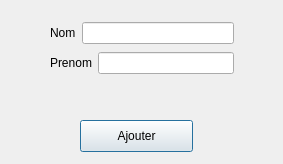
<?xml version="1.0" encoding="UTF-8"?>
<ui version="4.0">
 <class>DialogAjouterDivers</class>
 <widget class="QDialog" name="DialogAjouterDivers">
  <property name="geometry">
   <rect>
    <x>0</x>
    <y>0</y>
    <width>283</width>
    <height>164</height>
   </rect>
  </property>
  <property name="windowTitle">
   <string>Dialog</string>
  </property>
  <widget class="QPushButton" name="pushButton">
   <property name="geometry">
    <rect>
     <x>80</x>
     <y>120</y>
     <width>113</width>
     <height>32</height>
    </rect>
   </property>
   <property name="text">
    <string>Ajouter</string>
   </property>
  </widget>
  <widget class="QWidget" name="">
   <property name="geometry">
    <rect>
     <x>50</x>
     <y>20</y>
     <width>184</width>
     <height>58</height>
    </rect>
   </property>
   <layout class="QVBoxLayout" name="verticalLayout">
    <item>
     <layout class="QHBoxLayout" name="horizontalLayout">
      <item>
       <widget class="QLabel" name="label">
        <property name="text">
         <string>Nom</string>
        </property>
       </widget>
      </item>
      <item>
       <widget class="QLineEdit" name="lineEdit_nom"/>
      </item>
     </layout>
    </item>
    <item>
     <layout class="QHBoxLayout" name="horizontalLayout_2">
      <item>
       <widget class="QLabel" name="label_prenom">
        <property name="text">
         <string>Prenom</string>
        </property>
       </widget>
      </item>
      <item>
       <widget class="QLineEdit" name="lineEdit_prenom"/>
      </item>
     </layout>
    </item>
   </layout>
  </widget>
 </widget>
 <resources/>
 <connections/>
</ui>
